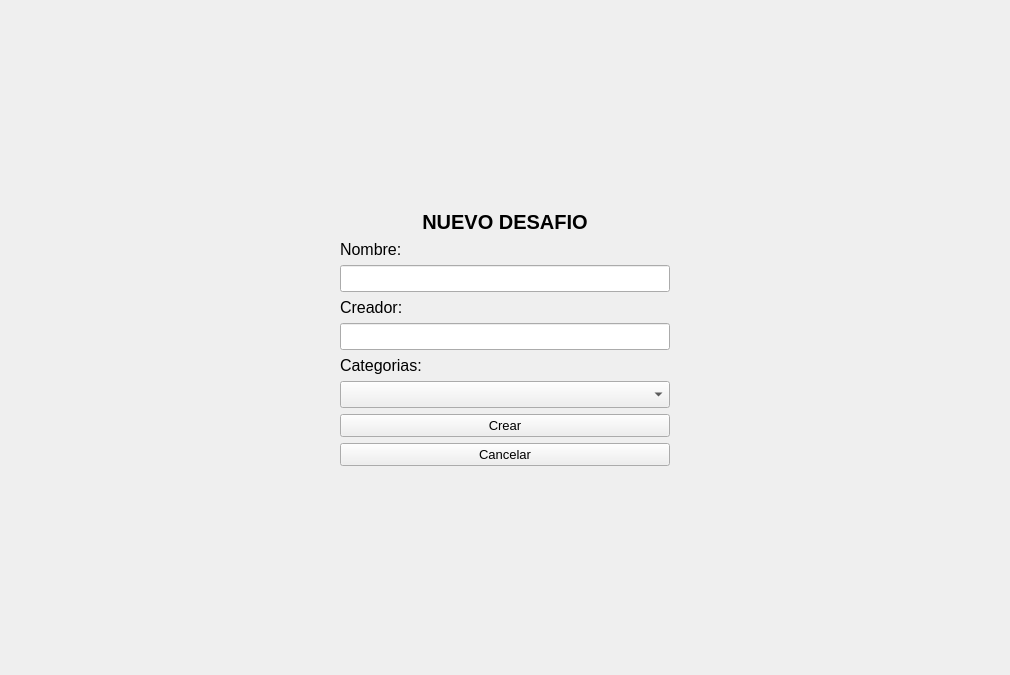
<?xml version="1.0" encoding="UTF-8"?>
<ui version="4.0">
 <class>Form</class>
 <widget class="QWidget" name="Form">
  <property name="geometry">
   <rect>
    <x>0</x>
    <y>0</y>
    <width>1010</width>
    <height>675</height>
   </rect>
  </property>
  <property name="windowTitle">
   <string>App Habitos Saludables : Nueva Comunidad</string>
  </property>
  <layout class="QGridLayout" name="gridLayout_3">
   <item row="0" column="0">
    <layout class="QGridLayout" name="gridLayout_2">
     <item row="1" column="2">
      <layout class="QGridLayout" name="gridLayout">
       <item row="0" column="0">
        <layout class="QVBoxLayout" name="verticalLayout">
         <item>
          <widget class="QLabel" name="lblTitulo">
           <property name="font">
            <font>
             <family>MS Sans Serif</family>
             <pointsize>15</pointsize>
             <weight>75</weight>
             <bold>true</bold>
            </font>
           </property>
           <property name="layoutDirection">
            <enum>Qt::LeftToRight</enum>
           </property>
           <property name="text">
            <string>NUEVO DESAFIO</string>
           </property>
           <property name="alignment">
            <set>Qt::AlignCenter</set>
           </property>
          </widget>
         </item>
        </layout>
       </item>
       <item row="2" column="0">
        <layout class="QVBoxLayout" name="verticalLayout_3">
         <item>
          <widget class="QLabel" name="lblCreador">
           <property name="font">
            <font>
             <pointsize>12</pointsize>
            </font>
           </property>
           <property name="text">
            <string>Creador:</string>
           </property>
          </widget>
         </item>
         <item>
          <widget class="QLineEdit" name="txtCreador">
           <property name="font">
            <font>
             <pointsize>12</pointsize>
            </font>
           </property>
          </widget>
         </item>
        </layout>
       </item>
       <item row="1" column="0">
        <layout class="QVBoxLayout" name="verticalLayout_2">
         <item>
          <widget class="QLabel" name="lblNombre">
           <property name="font">
            <font>
             <pointsize>12</pointsize>
            </font>
           </property>
           <property name="text">
            <string>Nombre:</string>
           </property>
          </widget>
         </item>
         <item>
          <widget class="QLineEdit" name="txtNombre">
           <property name="font">
            <font>
             <pointsize>12</pointsize>
            </font>
           </property>
          </widget>
         </item>
        </layout>
       </item>
       <item row="3" column="0">
        <layout class="QVBoxLayout" name="verticalLayout_4">
         <item>
          <widget class="QLabel" name="lblCategorias">
           <property name="font">
            <font>
             <pointsize>12</pointsize>
            </font>
           </property>
           <property name="text">
            <string>Categorias:</string>
           </property>
           <property name="alignment">
            <set>Qt::AlignLeading|Qt::AlignLeft|Qt::AlignTop</set>
           </property>
          </widget>
         </item>
         <item>
          <widget class="QComboBox" name="cmbCategorias">
           <property name="font">
            <font>
             <pointsize>12</pointsize>
            </font>
           </property>
          </widget>
         </item>
        </layout>
       </item>
       <item row="4" column="0">
        <layout class="QVBoxLayout" name="verticalLayout_5">
         <item>
          <widget class="QPushButton" name="btnCrear">
           <property name="font">
            <font>
             <pointsize>10</pointsize>
            </font>
           </property>
           <property name="text">
            <string>Crear</string>
           </property>
          </widget>
         </item>
         <item>
          <widget class="QPushButton" name="btnCancelar">
           <property name="font">
            <font>
             <pointsize>10</pointsize>
            </font>
           </property>
           <property name="text">
            <string>Cancelar</string>
           </property>
          </widget>
         </item>
        </layout>
       </item>
      </layout>
     </item>
     <item row="2" column="2">
      <spacer name="verticalSpacer_3">
       <property name="orientation">
        <enum>Qt::Vertical</enum>
       </property>
       <property name="sizeHint" stdset="0">
        <size>
         <width>20</width>
         <height>40</height>
        </size>
       </property>
      </spacer>
     </item>
     <item row="1" column="1">
      <spacer name="horizontalSpacer_3">
       <property name="orientation">
        <enum>Qt::Horizontal</enum>
       </property>
       <property name="sizeHint" stdset="0">
        <size>
         <width>40</width>
         <height>20</height>
        </size>
       </property>
      </spacer>
     </item>
     <item row="0" column="2">
      <spacer name="verticalSpacer_2">
       <property name="orientation">
        <enum>Qt::Vertical</enum>
       </property>
       <property name="sizeHint" stdset="0">
        <size>
         <width>20</width>
         <height>40</height>
        </size>
       </property>
      </spacer>
     </item>
     <item row="1" column="3">
      <spacer name="horizontalSpacer">
       <property name="orientation">
        <enum>Qt::Horizontal</enum>
       </property>
       <property name="sizeHint" stdset="0">
        <size>
         <width>40</width>
         <height>20</height>
        </size>
       </property>
      </spacer>
     </item>
    </layout>
   </item>
  </layout>
 </widget>
 <resources/>
 <connections/>
</ui>
